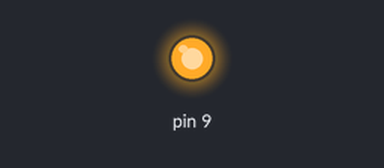
Bench run of a sketch on a simulated Arduino Uno, built with avr-gcc and run on an emulated ATmega328P. Parts: output pins drawn as LEDs (lit = HIGH).

Above: at 0.57 s.
At 3.2 s:
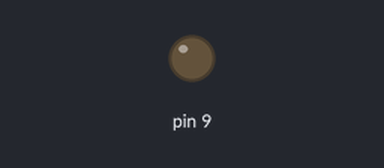
Timing chart, 0 to 6.2 s (numbered marks = the images above):
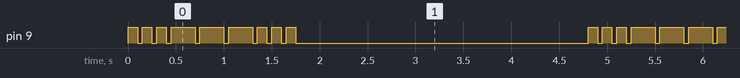

The sketch:

SOSbuzzer.ino
```cpp
void setup() {
  // put your setup code here, to run once:
  pinMode(9,OUTPUT);
}

void loop() {
  // put your main code here, to run repeatedly:
  for(int c=0; c<3; c++){
    digitalWrite(9, HIGH);
    delay(100);
    digitalWrite(9, LOW);
    delay(50);
  }
  for(int c=0; c<3; c++){
    digitalWrite(9, HIGH);
    delay(250);
    digitalWrite(9, LOW);
    delay(50);
  }
  for(int c=0; c<3; c++){
    digitalWrite(9, HIGH);
    delay(100);
    digitalWrite(9, LOW);
    delay(50);
  }
  delay(3000);

}
```

Measured:
- by itself, pin 9: repeats every 4.8 s: 2 × (LOW 0.05 s, HIGH 0.10 s), 3 × (LOW 0.05 s, HIGH 0.25 s), 3 × (LOW 0.05 s, HIGH 0.10 s), LOW 3.1 s, HIGH 0.10 s
- by itself, everything shown: repeats every 4.8 s, in 18 steps
